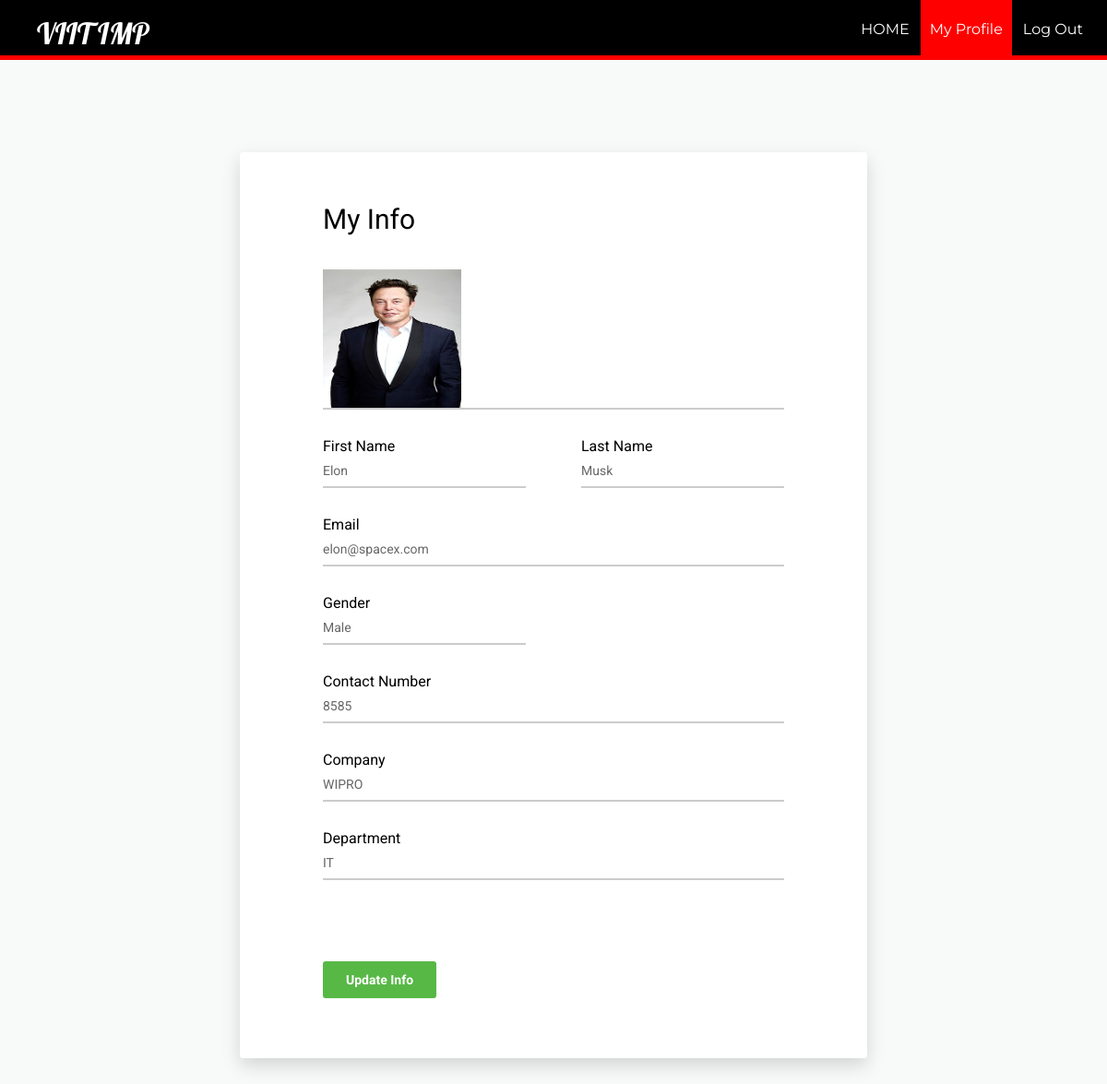
The page /myprofile.php?id=105 on the database its author committed.
### tables this page shows
CREATE TABLE `employee` (
  `id` int(11) NOT NULL,
  `pid` int(11) NOT NULL,
  `firstName` varchar(100) NOT NULL,
  `lastName` varchar(100) NOT NULL,
  `email` varchar(100) NOT NULL,
  `password` text NOT NULL,
  `birthday` date DEFAULT NULL,
  `gender` varchar(10) NOT NULL,
  `contact` varchar(20) NOT NULL,
  `nid` int(20) DEFAULT NULL,
  `address` varchar(100) DEFAULT NULL,
  `dept` varchar(100) NOT NULL,
  `degree` varchar(100) DEFAULT NULL,
  `pic` text NOT NULL
);

### myprofile.php (the view, shortened to what this page needs)
<?php
require_once ('process/dbh.php');
  $id = (isset($_GET['id']) ? $_GET['id'] : '');
  $sql = "SELECT * from `employee` WHERE id=$id";
  $result = mysqli_query($conn, $sql);
  if($result){
  while($res = mysqli_fetch_assoc($result)){
  $firstname = $res['firstName'];
  $lastname = $res['lastName'];
  $email = $res['email'];
  $contact = $res['contact'];
  $address = $res['address'];
  $gender = $res['gender'];
  $dept = $res['dept'];
  $pic = $res['pic'];
}
}
?>
<html>
<head>
    <link href="vendor/mdi-font/css/material-design-iconic-font.min.css" rel="stylesheet" media="all">
    <link href="vendor/font-awesome-4.7/css/font-awesome.min.css" rel="stylesheet" media="all">
    <link href="vendor/select2/select2.min.css" rel="stylesheet" media="all">
    <link href="vendor/datepicker/daterangepicker.css" rel="stylesheet" media="all">
    <link href="css/main.css" rel="stylesheet" media="all">
</head>
<body>
  <header>
    <nav>
      <h1>VIIT IMP</h1>
      <ul id="navli">
        <li><a class="homeblack" href="eloginwel.php?id=<?php echo $id?>"">HOME</a></li>
        <li><a class="homered" href="myprofile.php?id=<?php echo $id?>"">My Profile</a></li>
        <li><a class="homeblack" href="elogin.html">Log Out</a></li>
      </ul>
    </nav>
  </header>
  <div class="divider"></div>
  <div class="page-wrapper bg-blue p-t-100 p-b-100 font-robo">
        <div class="wrapper wrapper--w680">
            <div class="card card-1">
                <div class="card-body">
                    <h2 class="title">My Info</h2>
                    <form method="POST" action="myprofileup.php?id=<?php echo $id?>" >
                        <div class="input-group">
                          <img src="process/<?php echo $pic;?>" height = 150px width = 150px>
                        </div>
                        <div class="row row-space">
                            <div class="col-2">
                                <div class="input-group">
                                  <p>First Name</p>
                                     <input class="input--style-1" type="text" name="firstName" value="<?php echo $firstname;?>" readonly >
                                </div>
                            </div>
                            <div class="col-2">
                                <div class="input-group">
                                  <p>Last Name</p>
                                    <input class="input--style-1" type="text" name="lastName" value="<?php echo $lastname;?>" readonly>
                                </div>
                            </div>
                        </div>
                        <div class="input-group">
                          <p>Email</p>
                            <input class="input--style-1" type="email"  name="email" value="<?php echo $email;?>" readonly>
                        </div>
                        <div class="row row-space">
                            <div class="col-2">
                                <div class="input-group">
                                  <p>Gender</p>
                                  <input class="input--style-1" type="text" name="gender" value="<?php echo $gender;?>" readonly>
                                </div>
                            </div>
                        </div>
                        <div class="input-group">
                          <p>Contact Number</p>
                            <input class="input--style-1" type="number" name="contact" value="<?php echo $contact;?>" readonly>
                        </div>
                         <div class="input-group">
                          <p>Company</p>
                            <input class="input--style-1" type="text"  name="address" value="<?php echo $address;?>" readonly>
                        </div>
                        <div class="input-group">
                          <p>Department</p>
                            <input class="input--style-1" type="text" name="dept" value="<?php echo $dept;?>" readonly>
                        </div>
                        <input type="hidden" name="id" id="textField" value="<?php echo $id;?>" required="required"><br><br>
                        <div class="p-t-20">
                            <button class="btn btn--radius btn--green"  name="send" >Update Info</button>
                        </div>
                    </form>
                </div>
            </div>
        </div>
    </div>
</body>
</html>

### css/main.css (style rules this page uses)
body { margin: 0px; }
header { background: black; color: white; padding: 16px 20px 6px 40px; height: 60px; }
header h1 { display: inline; font-family: 'Lobster', cursive; font-weight: 400; font-size: 32px; float: left; margin-top: 0px; margin-right: 10px; }
nav ul { display: inline; padding: 6px; float: right; }
nav ul li { display: inline-block; list-style-type: none; color: white; float: left; margin-left: 12px; }
nav ul li a { color: white; text-decoration: none; }
#navli { font-family: 'Montserrat', sans-serif; }
.homered { background-color: red; padding: 30px 10px 22px 10px; }
.divider { background-color: red; height: 5px; }
.font-robo { font-family: "Roboto", "Arial", "Helvetica Neue", sans-serif; }
.row { display: -webkit-box; display: -webkit-flex; display: -moz-box; display: -ms-flexbox; display: flex; -webkit-flex-wrap: wrap; -ms-flex-wrap: wrap; flex-wrap: wrap; }
.row-space { -webkit-box-pack: justify; -webkit-justify-content: space-between; -moz-box-pack: justify; -ms-flex-pack: justify; justify-content: space-between; }
.col-2 { width: -webkit-calc((100% - 60px) / 2); width: -moz-calc((100% - 60px) / 2); width: calc((100% - 60px) / 2); }
html { -webkit-box-sizing: border-box; -moz-box-sizing: border-box; box-sizing: border-box; }
* { padding: 0; margin: 0; }
*, *:before, *:after { -webkit-box-sizing: inherit; -moz-box-sizing: inherit; box-sizing: inherit; }
h2, h3, h4, h5, h6, blockquote, p, pre, dl, dd, ol, ul, figure, hr, fieldset, legend { margin: 0; padding: 0; }
button { outline: none; background: none; border: none; }
.page-wrapper { min-height: 100vh; }
h1, h2, h3, h4, h5, h6 { font-weight: 400; }
h1 { font-size: 36px; }
h2 { font-size: 30px; }
.bg-blue { background: #F8F9F9; }
.p-t-100 { padding-top: 100px; }
.p-t-20 { padding-top: 20px; }
.p-b-100 { padding-bottom: 100px; }
.wrapper { margin: 0 auto; }
.wrapper--w680 { max-width: 680px; }
.btn { line-height: 40px; display: inline-block; padding: 0 25px; cursor: pointer; font-family: "Roboto", "Arial", "Helvetica Neue", sans-serif; color: #fff; -webkit-transition: all 0.4s ease; -o-transition: all 0.4s ease; -moz-transition: all 0.4s ease; transition: all 0.4s ease; font-size: 14px; font-weight: 700; }
.btn--radius { -webkit-border-radius: 3px; -moz-border-radius: 3px; border-radius: 3px; }
.btn--green { background: #57b846; }
input { outline: none; margin: 0; border: none; -webkit-box-shadow: none; -moz-box-shadow: none; box-shadow: none; width: 100%; font-size: 14px; font-family: inherit; }
.input-group { position: relative; margin-bottom: 30px; border-bottom: 2px solid #ccc; }
.input--style-1 { padding: 9px 0; color: #666; }
.title { margin-bottom: 37px; }
.card { overflow: hidden; -webkit-border-radius: 3px; -moz-border-radius: 3px; border-radius: 3px; background: #fff; }
.card-1 { -webkit-box-shadow: 0px 8px 20px 0px rgba(0, 0, 0, 0.15); -moz-box-shadow: 0px 8px 20px 0px rgba(0, 0, 0, 0.15); box-shadow: 0px 8px 20px 0px rgba(0, 0, 0, 0.15); }
.card-1 .card-body { padding: 0 90px; padding-top: 55px; padding-bottom: 65px; }

### rows shown on the page
employee: pic (picture), firstName "Elon", lastName "Musk", email "elon@spacex.com", gender "Male", contact "8585", address "WIPRO", dept "IT"
